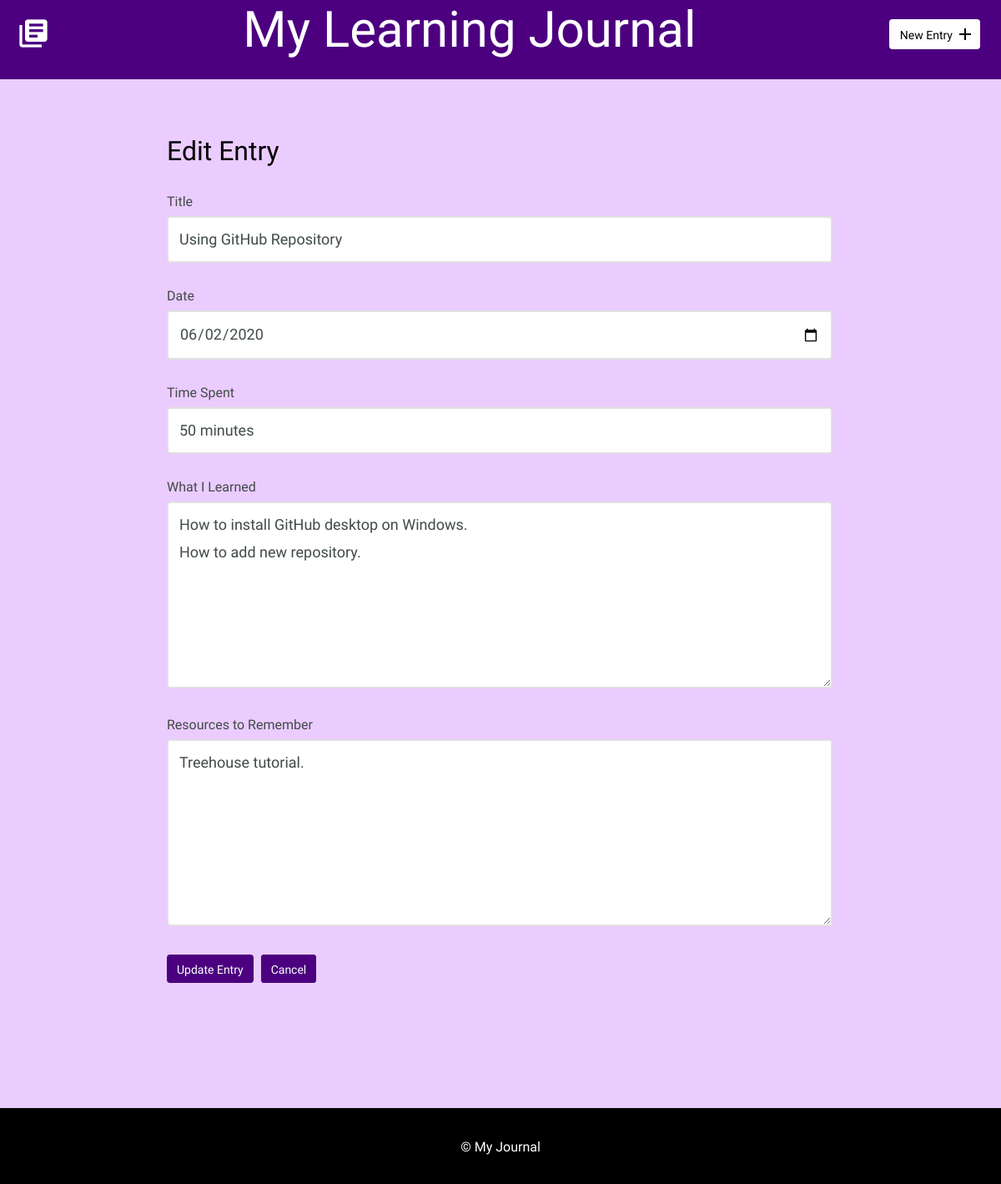
The page /edit.php?id=13 on the database its author committed.
### tables this page shows
CREATE TABLE "entries" (
	`id`	INTEGER,
	`title`	TEXT,
	`date`	TEXT,
	`time_spent`	INTEGER,
	`learned`	BLOB,
	`resources`	BLOB,
	PRIMARY KEY(`id`)
);

### inc/functions.php (called while the page is built, shortened)
<?php
function get_detail($id) {
    include('connection.php');
    $sql = "SELECT entries.* FROM entries WHERE id = :id";
    try {
        $stmt = $db_connect->prepare($sql);
        $stmt->bindValue(':id', $id, PDO::PARAM_INT);
        $stmt->execute();
    } catch(Exception $e) {
        echo "Error: " . $e->getMessage() . "<br />";
        return false;
    }
    return $stmt->fetch();
}
?>

### edit.php (the view, shortened to what this page needs)
<?php
require 'inc/functions.php';
if(isset($_GET['id'])) {
    list($id, $title, $date, $time, $learned, $resources) = get_detail(filter_input(INPUT_GET, 'id', FILTER_SANITIZE_NUMBER_INT));
}
include('inc/header.php');
?>
        <section>
            <div class="container">
                <div class="edit-entry">
                    <h2>Edit Entry</h2>
                    <form method="post" action="edit.php">
                        <label for="title"> Title</label>
                        <input id="title" type="text" name="title" value="<?php echo htmlspecialchars($title); ?>"><br>
                        <label for="date">Date</label>
                        <input id="date" type="date" name="date" value="<?php echo htmlspecialchars($date); ?>"><br>
                        <label for="time-spent"> Time Spent</label>
                        <input id="time-spent" type="text" name="timeSpent" value="<?php echo htmlspecialchars($time); ?>"><br>
                        <label for="what-i-learned">What I Learned</label>
                        <textarea id="what-i-learned" rows="5" name="whatILearned"><?php echo htmlspecialchars($learned); ?></textarea>
                        <label for="resources-to-remember">Resources to Remember</label>
                        <textarea id="resources-to-remember" rows="5" name="ResourcesToRemember"><?php echo htmlspecialchars($resources); ?></textarea>
                        <input type="submit" value="Update Entry" class="button">
                        <a href="index.php" class="button button-secondary">Cancel</a>
                    </form>
                </div>
            </div>
        </section>
        <?php include("inc/footer.php"); ?>

### css/site.css (style rules this page uses)
body { font-size: 16px; color: #404a49; font-family: 'Cousine', serif; font-weight: 400; background-color: #ebccff; }
.container { margin: 0 auto; padding: 0 25px; }
.button { padding: 8px 10px 6px 10px; background: #4c0080; border: 2px solid #4c0080; border-radius: 4px; text-decoration: none; color: white; position: relative; text-align: center; font-size: 14px; }
.button.button-secondary { background: #4c0080; border: 2px solid #4c0080; color: white; }
h1, h2, h3 { margin: 0; font-weight: 400; line-height: 1em; color: #000; }
h2 { font-size: 32px; }
.entry-list, .edit-entry, .new-entry { max-width: 800px; margin: 0 auto; padding: 70px 0 150px 0; }
.edit-entry h2, .new-entry h2 { margin-bottom: 35px; }
form label { display: block; margin-bottom: 8px; }
form input[type=text], form input[type=password], form input[type=date], form textarea { border: 2px solid #e1e1e1; font-size: 18px; line-height: 1.8em; padding:10px 13px; margin-bottom: 30px; border-radius: 4px; width: calc(100% - 32px); }
.edit-entry form textarea, .new-entry form textarea { min-height: 200px; }
input[type=submit] { margin-right: 5px; }

### rows shown on the page
entries: title "Using GitHub Repository", date "06/02/2020", timeSpent "50 minutes", whatILearned "How to install GitHub desktop on Windows. How to add new repository.", ResourcesToRemember "Treehouse tutorial."
